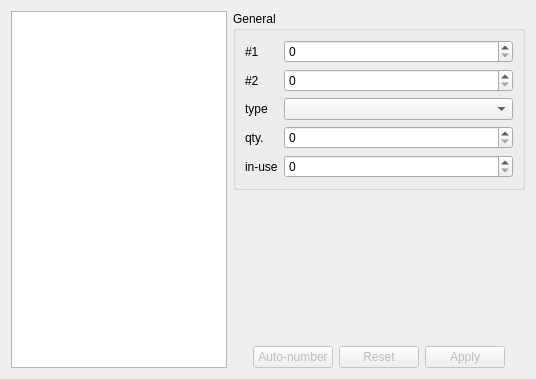
<?xml version="1.0" encoding="UTF-8"?>
<ui version="4.0">
 <class>EquipmentTab</class>
 <widget class="QWidget" name="EquipmentTab">
  <property name="geometry">
   <rect>
    <x>0</x>
    <y>0</y>
    <width>536</width>
    <height>379</height>
   </rect>
  </property>
  <property name="windowTitle">
   <string notr="true"/>
  </property>
  <layout class="QVBoxLayout" name="verticalLayout_3">
   <item>
    <layout class="QHBoxLayout" name="horizontalLayout">
     <item>
      <widget class="QListWidget" name="listWidget">
       <property name="minimumSize">
        <size>
         <width>200</width>
         <height>0</height>
        </size>
       </property>
      </widget>
     </item>
     <item>
      <layout class="QVBoxLayout" name="verticalLayout">
       <item>
        <layout class="QHBoxLayout" name="horizontalLayout_7">
         <item>
          <widget class="QGroupBox" name="groupBox_4">
           <property name="title">
            <string>General</string>
           </property>
           <layout class="QVBoxLayout" name="verticalLayout_2">
            <item>
             <layout class="QFormLayout" name="formLayout">
              <item row="0" column="0">
               <widget class="QLabel" name="label">
                <property name="text">
                 <string>#1</string>
                </property>
               </widget>
              </item>
              <item row="0" column="1">
               <widget class="QSpinBox" name="num1SB">
                <property name="maximum">
                 <number>65535</number>
                </property>
               </widget>
              </item>
              <item row="1" column="0">
               <widget class="QLabel" name="label_2">
                <property name="text">
                 <string>#2</string>
                </property>
               </widget>
              </item>
              <item row="1" column="1">
               <widget class="QSpinBox" name="num2SB">
                <property name="maximum">
                 <number>65535</number>
                </property>
               </widget>
              </item>
              <item row="2" column="0">
               <widget class="QLabel" name="label_3">
                <property name="text">
                 <string>type</string>
                </property>
               </widget>
              </item>
              <item row="2" column="1">
               <widget class="QComboBox" name="itemCB">
                <property name="minimumSize">
                 <size>
                  <width>180</width>
                  <height>0</height>
                 </size>
                </property>
               </widget>
              </item>
              <item row="4" column="0">
               <widget class="QLabel" name="label_7">
                <property name="text">
                 <string>qty.</string>
                </property>
               </widget>
              </item>
              <item row="4" column="1">
               <widget class="QSpinBox" name="countSB">
                <property name="minimum">
                 <number>0</number>
                </property>
                <property name="maximum">
                 <number>255</number>
                </property>
               </widget>
              </item>
              <item row="5" column="0">
               <widget class="QLabel" name="label_4">
                <property name="text">
                 <string>in-use</string>
                </property>
               </widget>
              </item>
              <item row="5" column="1">
               <widget class="QSpinBox" name="count2SB">
                <property name="maximum">
                 <number>255</number>
                </property>
               </widget>
              </item>
             </layout>
            </item>
           </layout>
          </widget>
         </item>
        </layout>
       </item>
       <item>
        <spacer name="verticalSpacer">
         <property name="orientation">
          <enum>Qt::Vertical</enum>
         </property>
         <property name="sizeHint" stdset="0">
          <size>
           <width>20</width>
           <height>40</height>
          </size>
         </property>
        </spacer>
       </item>
       <item>
        <layout class="QHBoxLayout" name="horizontalLayout_3">
         <item>
          <spacer name="horizontalSpacer">
           <property name="orientation">
            <enum>Qt::Horizontal</enum>
           </property>
           <property name="sizeHint" stdset="0">
            <size>
             <width>40</width>
             <height>20</height>
            </size>
           </property>
          </spacer>
         </item>
         <item>
          <widget class="QPushButton" name="autoNumberingB">
           <property name="enabled">
            <bool>false</bool>
           </property>
           <property name="text">
            <string>Auto-number</string>
           </property>
          </widget>
         </item>
         <item>
          <widget class="QPushButton" name="resetButton">
           <property name="enabled">
            <bool>false</bool>
           </property>
           <property name="text">
            <string>Reset</string>
           </property>
          </widget>
         </item>
         <item>
          <widget class="QPushButton" name="applyButton">
           <property name="enabled">
            <bool>false</bool>
           </property>
           <property name="text">
            <string>Apply</string>
           </property>
          </widget>
         </item>
         <item>
          <spacer name="horizontalSpacer_2">
           <property name="orientation">
            <enum>Qt::Horizontal</enum>
           </property>
           <property name="sizeHint" stdset="0">
            <size>
             <width>40</width>
             <height>20</height>
            </size>
           </property>
          </spacer>
         </item>
        </layout>
       </item>
      </layout>
     </item>
    </layout>
   </item>
  </layout>
 </widget>
 <resources/>
 <connections/>
</ui>
